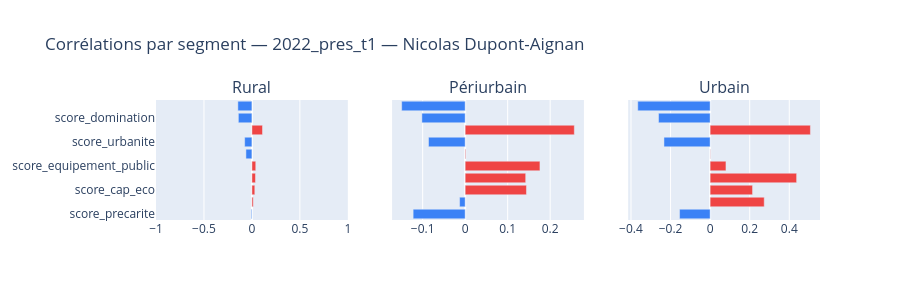
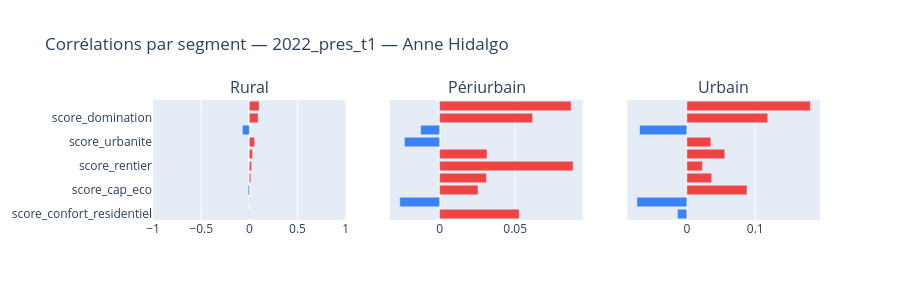

Source (notebook cell) for these figures, in order:
### Markdown cell above
### 1.8 Analyse par segment urbain / périurbain / rural

### Code cell
for i in range(1,len(parties_s1)):
    if 'segment' not in merged_s1.columns:
        print('Colonne segment absente — vérifier la cellule 0.4')
    else:
        segments = ['Rural', 'Périurbain', 'Urbain']
        # Pour chaque segment : calculer les corrélations Pearson WLS
        seg_corrs = {}
        for seg in segments:
            sub = merged_s1[merged_s1['segment'] == seg]
            if len(sub) < 50:
                continue
            w_s = sub['_w'].values
            corr_s = {}
            for party in parties_s1:
                y = sub[f'score_{party}'].values
                corr_s[party] = {
                    var: weighted_corr(sub[var].values, y, w_s)
                    for var in VARS_S1
                }
            seg_corrs[seg] = pd.DataFrame(corr_s)

        # Afficher un parti à la fois : comparaison urbain/périurbain/rural
        PARTY_SEG = parties_s1[i]  # modifier pour changer le parti

        fig = make_subplots(rows=1, cols=len(seg_corrs),
                            subplot_titles=list(seg_corrs.keys()),
                            shared_yaxes=True)
        vars_order = None
        for col_i, (seg, mat) in enumerate(seg_corrs.items(), 1):
            vals = mat[PARTY_SEG].astype(float)
            if vars_order is None:
                vars_order = vals.abs().sort_values(ascending=True).index
            fig.add_trace(go.Bar(
                y=list(vars_order),
                x=vals.loc[vars_order].values,
                orientation='h',
                marker_color=[('#EF4444' if v > 0 else '#3B82F6') for v in vals.loc[vars_order].values],
                showlegend=False,
                hovertemplate='%{y} : %{x:.3f}<extra></extra>'
            ), row=1, col=col_i)

        fig.update_layout(
            title=f'Corrélations par segment — {ELEC_S1} — {party_label(PARTY_SEG)}',
            xaxis_range=[-1, 1], height=max(300, len(VARS_S1) * 22)
        )
        fig.show()

### Figure 1 — Plotly figure (JSON) as saved in the notebook; plotly's stock layout.template omitted (floating-point values rounded to 4 significant figures)
{"data": [{"hovertemplate": "%{y} : %{x:.3f}<extra></extra>", "marker": {"color": ["#3B82F6", "#EF4444", "#EF4444", "#EF4444", "#EF4444", "#3B82F6", "#3B82F6", "#EF4444", "#3B82F6", "#3B82F6"]}, "orientation": "h", "showlegend": false, "type": "bar", "x": [-0.007061, 0.01389, 0.03031, 0.037, 0.04008, -0.06234, -0.07549, 0.1105, -0.1412, -0.1464], "xaxis": "x", "y": ["score_precarite", "score_rentier", "score_cap_eco", "score_confort_residentiel", "score_equipement_public", "score_exploitation", "score_urbanite", "score_dependance_carbone", "score_domination", "score_cap_cult"], "yaxis": "y"}, {"hovertemplate": "%{y} : %{x:.3f}<extra></extra>", "marker": {"color": ["#3B82F6", "#3B82F6", "#EF4444", "#EF4444", "#EF4444", "#EF4444", "#3B82F6", "#EF4444", "#3B82F6", "#3B82F6"]}, "orientation": "h", "showlegend": false, "type": "bar", "x": [-0.1224, -0.01306, 0.1442, 0.1424, 0.176, 0.001468, -0.08622, 0.2569, -0.1018, -0.1494], "xaxis": "x2", "y": ["score_precarite", "score_rentier", "score_cap_eco", "score_confort_residentiel", "score_equipement_public", "score_exploitation", "score_urbanite", "score_dependance_carbone", "score_domination", "score_cap_cult"], "yaxis": "y2"}, {"hovertemplate": "%{y} : %{x:.3f}<extra></extra>", "marker": {"color": ["#3B82F6", "#EF4444", "#EF4444", "#EF4444", "#EF4444", "#EF4444", "#3B82F6", "#EF4444", "#3B82F6", "#3B82F6"]}, "orientation": "h", "showlegend": false, "type": "bar", "x": [-0.1544, 0.2734, 0.2144, 0.4372, 0.07998, 0.001204, -0.2333, 0.5068, -0.2608, -0.3657], "xaxis": "x3", "y": ["score_precarite", "score_rentier", "score_cap_eco", "score_confort_residentiel", "score_equipement_public", "score_exploitation", "score_urbanite", "score_dependance_carbone", "score_domination", "score_cap_cult"], "yaxis": "y3"}], "layout": {"annotations": [{"font": {"size": 16}, "showarrow": false, "text": "Rural", "x": 0.1444, "xanchor": "center", "xref": "paper", "y": 1, "yanchor": "bottom", "yref": "paper"}, {"font": {"size": 16}, "showarrow": false, "text": "Périurbain", "x": 0.5, "xanchor": "center", "xref": "paper", "y": 1, "yanchor": "bottom", "yref": "paper"}, {"font": {"size": 16}, "showarrow": false, "text": "Urbain", "x": 0.8556, "xanchor": "center", "xref": "paper", "y": 1, "yanchor": "bottom", "yref": "paper"}], "height": 300, "title": {"text": "Corrélations par segment — 2022_pres_t1 — Nicolas Dupont-Aignan"}, "xaxis": {"anchor": "y", "domain": [0, 0.2889], "range": [-1, 1]}, "xaxis2": {"anchor": "y2", "domain": [0.3556, 0.6444]}, "xaxis3": {"anchor": "y3", "domain": [0.7111, 1]}, "yaxis": {"anchor": "x", "domain": [0, 1]}, "yaxis2": {"anchor": "x2", "domain": [0, 1], "matches": "y", "showticklabels": false}, "yaxis3": {"anchor": "x3", "domain": [0, 1], "matches": "y", "showticklabels": false}}}

### Figure 2 — Plotly figure (JSON) as saved in the notebook; plotly's stock layout.template omitted (floating-point values rounded to 4 significant figures)
{"data": [{"hovertemplate": "%{y} : %{x:.3f}<extra></extra>", "marker": {"color": ["#3B82F6", "#EF4444", "#3B82F6", "#EF4444", "#EF4444", "#EF4444", "#EF4444", "#3B82F6", "#EF4444", "#EF4444"]}, "orientation": "h", "showlegend": false, "type": "bar", "x": [-0.00457, 0.00474, -0.01328, 0.01624, 0.02341, 0.0325, 0.05543, -0.07151, 0.09071, 0.1019], "xaxis": "x", "y": ["score_confort_residentiel", "score_precarite", "score_cap_eco", "score_equipement_public", "score_rentier", "score_exploitation", "score_urbanite", "score_dependance_carbone", "score_domination", "score_cap_cult"], "yaxis": "y"}, {"hovertemplate": "%{y} : %{x:.3f}<extra></extra>", "marker": {"color": ["#EF4444", "#3B82F6", "#EF4444", "#EF4444", "#EF4444", "#EF4444", "#3B82F6", "#3B82F6", "#EF4444", "#EF4444"]}, "orientation": "h", "showlegend": false, "type": "bar", "x": [0.05272, -0.02636, 0.02542, 0.03097, 0.08843, 0.03141, -0.02329, -0.01252, 0.0616, 0.08704], "xaxis": "x2", "y": ["score_confort_residentiel", "score_precarite", "score_cap_eco", "score_equipement_public", "score_rentier", "score_exploitation", "score_urbanite", "score_dependance_carbone", "score_domination", "score_cap_cult"], "yaxis": "y2"}, {"hovertemplate": "%{y} : %{x:.3f}<extra></extra>", "marker": {"color": ["#3B82F6", "#3B82F6", "#EF4444", "#EF4444", "#EF4444", "#EF4444", "#EF4444", "#3B82F6", "#EF4444", "#EF4444"]}, "orientation": "h", "showlegend": false, "type": "bar", "x": [-0.01378, -0.07303, 0.08798, 0.03634, 0.02266, 0.05554, 0.03507, -0.06922, 0.1183, 0.1807], "xaxis": "x3", "y": ["score_confort_residentiel", "score_precarite", "score_cap_eco", "score_equipement_public", "score_rentier", "score_exploitation", "score_urbanite", "score_dependance_carbone", "score_domination", "score_cap_cult"], "yaxis": "y3"}], "layout": {"annotations": [{"font": {"size": 16}, "showarrow": false, "text": "Rural", "x": 0.1444, "xanchor": "center", "xref": "paper", "y": 1, "yanchor": "bottom", "yref": "paper"}, {"font": {"size": 16}, "showarrow": false, "text": "Périurbain", "x": 0.5, "xanchor": "center", "xref": "paper", "y": 1, "yanchor": "bottom", "yref": "paper"}, {"font": {"size": 16}, "showarrow": false, "text": "Urbain", "x": 0.8556, "xanchor": "center", "xref": "paper", "y": 1, "yanchor": "bottom", "yref": "paper"}], "height": 300, "title": {"text": "Corrélations par segment — 2022_pres_t1 — Anne Hidalgo"}, "xaxis": {"anchor": "y", "domain": [0, 0.2889], "range": [-1, 1]}, "xaxis2": {"anchor": "y2", "domain": [0.3556, 0.6444]}, "xaxis3": {"anchor": "y3", "domain": [0.7111, 1]}, "yaxis": {"anchor": "x", "domain": [0, 1]}, "yaxis2": {"anchor": "x2", "domain": [0, 1], "matches": "y", "showticklabels": false}, "yaxis3": {"anchor": "x3", "domain": [0, 1], "matches": "y", "showticklabels": false}}}
